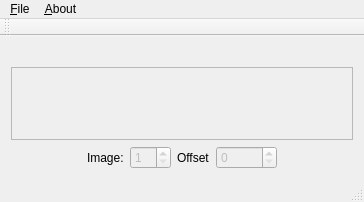
<?xml version="1.0" encoding="UTF-8"?>
<ui version="4.0">
 <class>MainWindow</class>
 <widget class="QMainWindow" name="MainWindow">
  <property name="geometry">
   <rect>
    <x>0</x>
    <y>0</y>
    <width>364</width>
    <height>202</height>
   </rect>
  </property>
  <property name="windowTitle">
   <string>MainWindow</string>
  </property>
  <widget class="QWidget" name="centralWidget">
   <layout class="QVBoxLayout" name="verticalLayout">
    <item>
     <widget class="QLabel" name="imageHeaderLabel">
      <property name="text">
       <string/>
      </property>
      <property name="alignment">
       <set>Qt::AlignCenter</set>
      </property>
     </widget>
    </item>
    <item>
     <widget class="QScrollArea" name="scrollArea">
      <property name="focusPolicy">
       <enum>Qt::NoFocus</enum>
      </property>
      <property name="widgetResizable">
       <bool>true</bool>
      </property>
      <property name="alignment">
       <set>Qt::AlignCenter</set>
      </property>
      <widget class="QWidget" name="scrollAreaWidgetContents">
       <property name="geometry">
        <rect>
         <x>0</x>
         <y>0</y>
         <width>342</width>
         <height>65</height>
        </rect>
       </property>
       <layout class="QHBoxLayout" name="horizontalLayout">
        <item>
         <widget class="QLabel" name="imageLabel">
          <property name="text">
           <string/>
          </property>
         </widget>
        </item>
       </layout>
      </widget>
     </widget>
    </item>
    <item>
     <layout class="QHBoxLayout" name="horizontalLayout_2">
      <item>
       <spacer name="horizontalSpacer">
        <property name="orientation">
         <enum>Qt::Horizontal</enum>
        </property>
        <property name="sizeHint" stdset="0">
         <size>
          <width>40</width>
          <height>20</height>
         </size>
        </property>
       </spacer>
      </item>
      <item>
       <layout class="QFormLayout" name="formLayout_2">
        <property name="fieldGrowthPolicy">
         <enum>QFormLayout::AllNonFixedFieldsGrow</enum>
        </property>
        <item row="1" column="0">
         <widget class="QLabel" name="imageCountLabel">
          <property name="text">
           <string>Image:</string>
          </property>
         </widget>
        </item>
        <item row="1" column="1">
         <widget class="QSpinBox" name="imageCountSpinBox">
          <property name="enabled">
           <bool>false</bool>
          </property>
          <property name="minimum">
           <number>1</number>
          </property>
         </widget>
        </item>
       </layout>
      </item>
      <item>
       <layout class="QFormLayout" name="formLayout">
        <item row="0" column="0">
         <widget class="QLabel" name="offsetLabel">
          <property name="text">
           <string>Offset</string>
          </property>
         </widget>
        </item>
        <item row="0" column="1">
         <widget class="HexSpinBox" name="offsetSpinBox">
          <property name="enabled">
           <bool>false</bool>
          </property>
          <property name="maximum">
           <number>65535</number>
          </property>
         </widget>
        </item>
       </layout>
      </item>
      <item>
       <spacer name="horizontalSpacer_2">
        <property name="orientation">
         <enum>Qt::Horizontal</enum>
        </property>
        <property name="sizeHint" stdset="0">
         <size>
          <width>40</width>
          <height>20</height>
         </size>
        </property>
       </spacer>
      </item>
     </layout>
    </item>
   </layout>
  </widget>
  <widget class="QToolBar" name="mainToolBar">
   <attribute name="toolBarArea">
    <enum>TopToolBarArea</enum>
   </attribute>
   <attribute name="toolBarBreak">
    <bool>false</bool>
   </attribute>
  </widget>
  <widget class="QMenuBar" name="menuBar">
   <property name="geometry">
    <rect>
     <x>0</x>
     <y>0</y>
     <width>364</width>
     <height>22</height>
    </rect>
   </property>
   <widget class="QMenu" name="menu_File">
    <property name="title">
     <string>&amp;File</string>
    </property>
    <addaction name="actionOpen"/>
    <addaction name="actionExit"/>
   </widget>
   <widget class="QMenu" name="menu_About">
    <property name="title">
     <string>&amp;About</string>
    </property>
    <addaction name="actionAboutQt"/>
   </widget>
   <addaction name="menu_File"/>
   <addaction name="menu_About"/>
  </widget>
  <widget class="QStatusBar" name="statusBar"/>
  <action name="actionExit">
   <property name="text">
    <string>E&amp;xit</string>
   </property>
   <property name="shortcut">
    <string>Ctrl+Q</string>
   </property>
  </action>
  <action name="actionOpen">
   <property name="text">
    <string>&amp;Open...</string>
   </property>
   <property name="shortcut">
    <string>Ctrl+O</string>
   </property>
  </action>
  <action name="actionAboutQt">
   <property name="text">
    <string>About &amp;Qt</string>
   </property>
  </action>
 </widget>
 <layoutdefault spacing="6" margin="11"/>
 <customwidgets>
  <customwidget>
   <class>HexSpinBox</class>
   <extends>QSpinBox</extends>
   <header>hexspinbox.h</header>
  </customwidget>
 </customwidgets>
 <resources/>
 <connections>
  <connection>
   <sender>actionExit</sender>
   <signal>activated()</signal>
   <receiver>MainWindow</receiver>
   <slot>close()</slot>
   <hints>
    <hint type="sourcelabel">
     <x>-1</x>
     <y>-1</y>
    </hint>
    <hint type="destinationlabel">
     <x>276</x>
     <y>190</y>
    </hint>
   </hints>
  </connection>
 </connections>
</ui>
